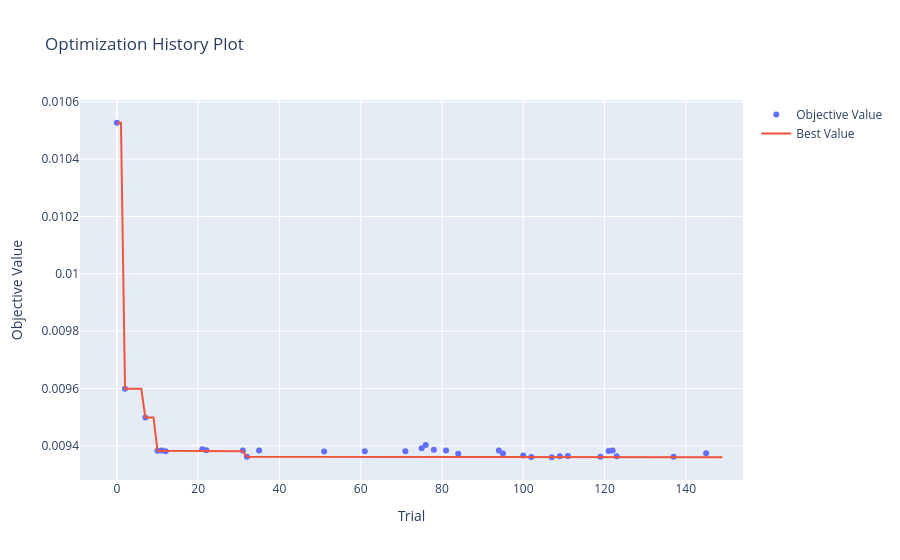
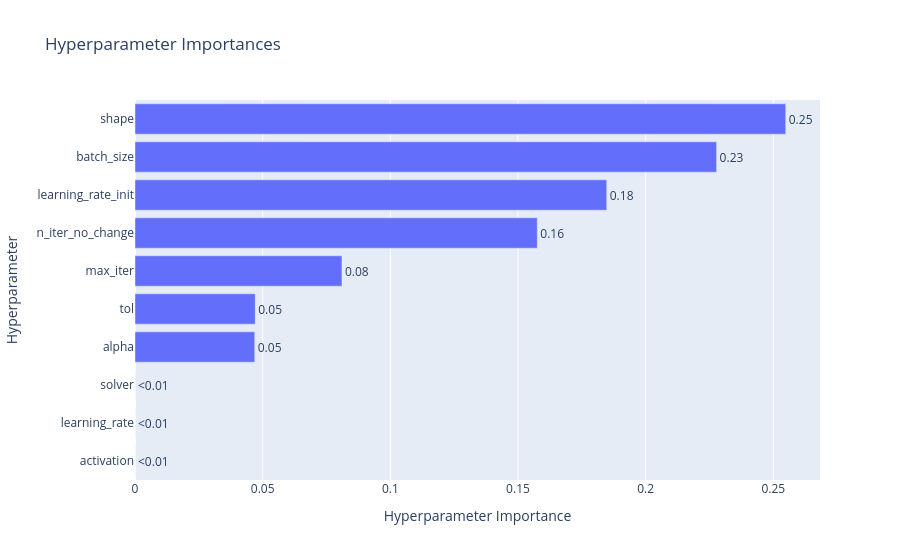
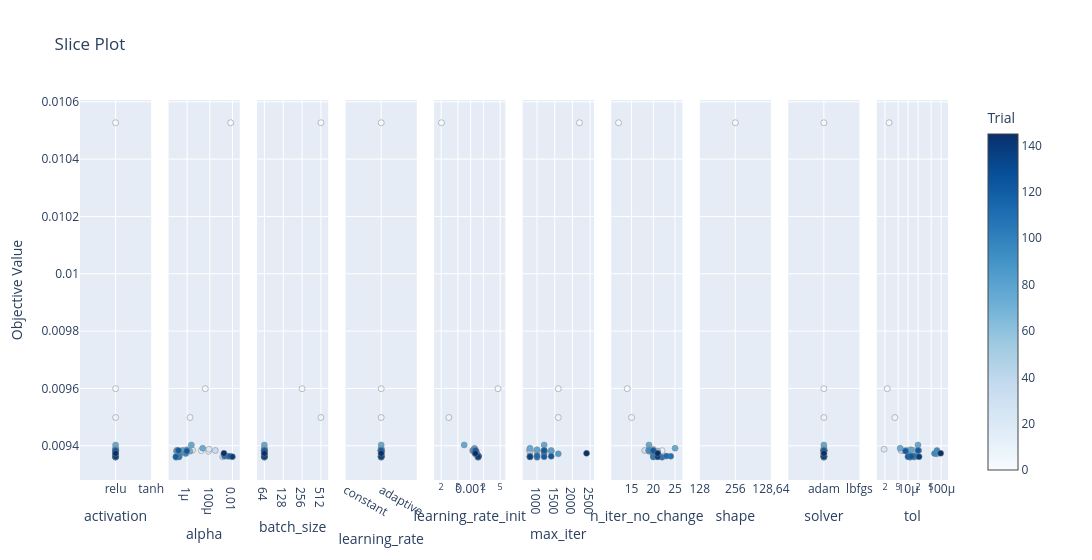
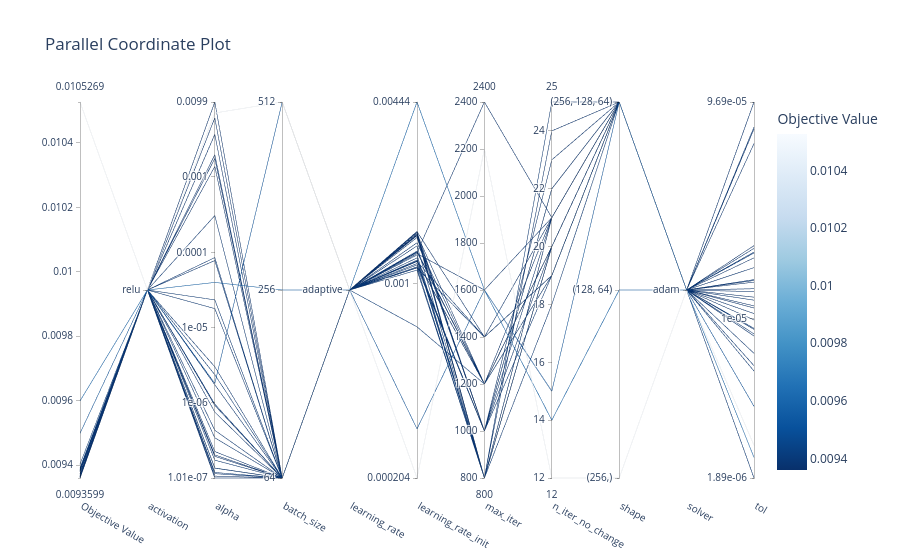

The notebook cell saved with these charts, in order:
### Code cell
study = results[0]["study"]

vis.plot_optimization_history(study).show()
vis.plot_param_importances(study).show()
vis.plot_slice(study).show()
vis.plot_parallel_coordinate(study).show()
vis.plot_contour(study).show()
vis.plot_edf(study).show()

### Figure 1 — Plotly figure (JSON) as saved in the notebook; plotly's stock layout.template omitted (floating-point values rounded to 4 significant figures; data arrays with more than 128 entries replaced by an {"elided": "..."} marker saying what was removed)
{"data": [{"mode": "markers", "name": "Objective Value", "x": [0, 2, 7, 10, 11, 12, 21, 22, 31, 32, 35, 51, 61, 71, 75, 76, 78, 81, 84, 94, 95, 100, 102, 107, 109, 111, 119, 121, 122, 123, 137, 145], "y": [0.01053, 0.009599, 0.009499, 0.009383, 0.009383, 0.009381, 0.009388, 0.009385, 0.009384, 0.009361, 0.009384, 0.00938, 0.00938, 0.009381, 0.009391, 0.009403, 0.009386, 0.009384, 0.009372, 0.009383, 0.009373, 0.009366, 0.009361, 0.00936, 0.009363, 0.009364, 0.009362, 0.009382, 0.009383, 0.009363, 0.009362, 0.009373], "type": "scatter"}, {"mode": "lines", "name": "Best Value", "x": {"elided": "150 int values"}, "y": {"elided": "150 float values"}, "type": "scatter"}, {"marker": {"color": "#cccccc"}, "mode": "markers", "name": "Infeasible Trial", "showlegend": false, "x": [], "y": [], "type": "scatter"}], "layout": {"title": {"text": "Optimization History Plot"}, "xaxis": {"title": {"text": "Trial"}}, "yaxis": {"title": {"text": "Objective Value"}}}}

### Figure 2 — Plotly figure (JSON) as saved in the notebook; plotly's stock layout.template omitted (floating-point values rounded to 4 significant figures)
{"data": [{"cliponaxis": false, "hovertemplate": ["activation (CategoricalDistribution): 0.0<extra></extra>", "learning_rate (CategoricalDistribution): 0.0<extra></extra>", "solver (CategoricalDistribution): 0.0<extra></extra>", "alpha (FloatDistribution): 0.04690166901000345<extra></extra>", "tol (FloatDistribution): 0.047087291069203084<extra></extra>", "max_iter (IntDistribution): 0.08105092975174084<extra></extra>", "n_iter_no_change (IntDistribution): 0.15755727336983677<extra></extra>", "learning_rate_init (FloatDistribution): 0.18474936979756557<extra></extra>", "batch_size (CategoricalDistribution): 0.22778982622639515<extra></extra>", "shape (CategoricalDistribution): 0.2548636407752551<extra></extra>"], "name": "Objective Value", "orientation": "h", "text": ["<0.01", "<0.01", "<0.01", "0.05", "0.05", "0.08", "0.16", "0.18", "0.23", "0.25"], "textposition": "outside", "x": [0.0, 0.0, 0.0, 0.0469, 0.04709, 0.08105, 0.1576, 0.1847, 0.2278, 0.2549], "y": ["activation", "learning_rate", "solver", "alpha", "tol", "max_iter", "n_iter_no_change", "learning_rate_init", "batch_size", "shape"], "type": "bar"}], "layout": {"title": {"text": "Hyperparameter Importances"}, "xaxis": {"title": {"text": "Hyperparameter Importance"}}, "yaxis": {"title": {"text": "Hyperparameter"}}}}

### Figure 3 — Plotly figure (JSON) as saved in the notebook; plotly's stock layout.template omitted (floating-point values rounded to 4 significant figures)
{"data": [{"marker": {"color": [0, 2, 7, 10, 11, 12, 21, 22, 31, 32, 35, 51, 61, 71, 75, 76, 78, 81, 84, 94, 95, 100, 102, 107, 109, 111, 119, 121, 122, 123, 137, 145], "colorbar": {"title": {"text": "Trial"}, "x": 1.0, "xpad": 40}, "colorscale": [[0.0, "rgb(247,251,255)"], [0.125, "rgb(222,235,247)"], [0.25, "rgb(198,219,239)"], [0.375, "rgb(158,202,225)"], [0.5, "rgb(107,174,214)"], [0.625, "rgb(66,146,198)"], [0.75, "rgb(33,113,181)"], [0.875, "rgb(8,81,156)"], [1.0, "rgb(8,48,107)"]], "line": {"color": "Grey", "width": 0.5}, "showscale": true}, "mode": "markers", "name": "Feasible Trial", "showlegend": false, "x": ["relu", "relu", "relu", "relu", "relu", "relu", "relu", "relu", "relu", "relu", "relu", "relu", "relu", "relu", "relu", "relu", "relu", "relu", "relu", "relu", "relu", "relu", "relu", "relu", "relu", "relu", "relu", "relu", "relu", "relu", "relu", "relu"], "y": [0.01053, 0.009599, 0.009499, 0.009383, 0.009383, 0.009381, 0.009388, 0.009385, 0.009384, 0.009361, 0.009384, 0.00938, 0.00938, 0.009381, 0.009391, 0.009403, 0.009386, 0.009384, 0.009372, 0.009383, 0.009373, 0.009366, 0.009361, 0.00936, 0.009363, 0.009364, 0.009362, 0.009382, 0.009383, 0.009363, 0.009362, 0.009373], "type": "scatter", "xaxis": "x", "yaxis": "y"}, {"marker": {"color": [0, 2, 7, 10, 11, 12, 21, 22, 31, 32, 35, 51, 61, 71, 75, 76, 78, 81, 84, 94, 95, 100, 102, 107, 109, 111, 119, 121, 122, 123, 137, 145], "colorbar": {"title": {"text": "Trial"}, "x": 1.0, "xpad": 40}, "colorscale": [[0.0, "rgb(247,251,255)"], [0.125, "rgb(222,235,247)"], [0.25, "rgb(198,219,239)"], [0.375, "rgb(158,202,225)"], [0.5, "rgb(107,174,214)"], [0.625, "rgb(66,146,198)"], [0.75, "rgb(33,113,181)"], [0.875, "rgb(8,81,156)"], [1.0, "rgb(8,48,107)"]], "line": {"color": "Grey", "width": 0.5}, "showscale": false}, "mode": "markers", "name": "Feasible Trial", "showlegend": false, "x": [0.007072, 3.984e-05, 1.815e-06, 3.445e-07, 1.788e-05, 7.776e-05, 8.517e-05, 3.024e-06, 1.195e-07, 0.001381, 0.000307, 1.152e-07, 1.368e-07, 1.743e-06, 2.337e-05, 2.373e-06, 9.631e-07, 4.34e-07, 2.263e-07, 1.363e-07, 7.566e-07, 2.042e-07, 1.955e-07, 1.068e-07, 0.003678, 0.001973, 1.008e-07, 9.272e-07, 1.738e-07, 0.006082, 0.0099, 0.001764], "y": [0.01053, 0.009599, 0.009499, 0.009383, 0.009383, 0.009381, 0.009388, 0.009385, 0.009384, 0.009361, 0.009384, 0.00938, 0.00938, 0.009381, 0.009391, 0.009403, 0.009386, 0.009384, 0.009372, 0.009383, 0.009373, 0.009366, 0.009361, 0.00936, 0.009363, 0.009364, 0.009362, 0.009382, 0.009383, 0.009363, 0.009362, 0.009373], "type": "scatter", "xaxis": "x2", "yaxis": "y2"}, {"marker": {"color": [0, 2, 7, 10, 11, 12, 21, 22, 31, 32, 35, 51, 61, 71, 75, 76, 78, 81, 84, 94, 95, 100, 102, 107, 109, 111, 119, 121, 122, 123, 137, 145], "colorbar": {"title": {"text": "Trial"}, "x": 1.0, "xpad": 40}, "colorscale": [[0.0, "rgb(247,251,255)"], [0.125, "rgb(222,235,247)"], [0.25, "rgb(198,219,239)"], [0.375, "rgb(158,202,225)"], [0.5, "rgb(107,174,214)"], [0.625, "rgb(66,146,198)"], [0.75, "rgb(33,113,181)"], [0.875, "rgb(8,81,156)"], [1.0, "rgb(8,48,107)"]], "line": {"color": "Grey", "width": 0.5}, "showscale": false}, "mode": "markers", "name": "Feasible Trial", "showlegend": false, "x": [512, 256, 512, 64, 64, 64, 64, 64, 64, 64, 64, 64, 64, 64, 64, 64, 64, 64, 64, 64, 64, 64, 64, 64, 64, 64, 64, 64, 64, 64, 64, 64], "y": [0.01053, 0.009599, 0.009499, 0.009383, 0.009383, 0.009381, 0.009388, 0.009385, 0.009384, 0.009361, 0.009384, 0.00938, 0.00938, 0.009381, 0.009391, 0.009403, 0.009386, 0.009384, 0.009372, 0.009383, 0.009373, 0.009366, 0.009361, 0.00936, 0.009363, 0.009364, 0.009362, 0.009382, 0.009383, 0.009363, 0.009362, 0.009373], "type": "scatter", "xaxis": "x3", "yaxis": "y3"}, {"marker": {"color": [0, 2, 7, 10, 11, 12, 21, 22, 31, 32, 35, 51, 61, 71, 75, 76, 78, 81, 84, 94, 95, 100, 102, 107, 109, 111, 119, 121, 122, 123, 137, 145], "colorbar": {"title": {"text": "Trial"}, "x": 1.0, "xpad": 40}, "colorscale": [[0.0, "rgb(247,251,255)"], [0.125, "rgb(222,235,247)"], [0.25, "rgb(198,219,239)"], [0.375, "rgb(158,202,225)"], [0.5, "rgb(107,174,214)"], [0.625, "rgb(66,146,198)"], [0.75, "rgb(33,113,181)"], [0.875, "rgb(8,81,156)"], [1.0, "rgb(8,48,107)"]], "line": {"color": "Grey", "width": 0.5}, "showscale": false}, "mode": "markers", "name": "Feasible Trial", "showlegend": false, "x": ["adaptive", "adaptive", "adaptive", "adaptive", "adaptive", "adaptive", "adaptive", "adaptive", "adaptive", "adaptive", "adaptive", "adaptive", "adaptive", "adaptive", "adaptive", "adaptive", "adaptive", "adaptive", "adaptive", "adaptive", "adaptive", "adaptive", "adaptive", "adaptive", "adaptive", "adaptive", "adaptive", "adaptive", "adaptive", "adaptive", "adaptive", "adaptive"], "y": [0.01053, 0.009599, 0.009499, 0.009383, 0.009383, 0.009381, 0.009388, 0.009385, 0.009384, 0.009361, 0.009384, 0.00938, 0.00938, 0.009381, 0.009391, 0.009403, 0.009386, 0.009384, 0.009372, 0.009383, 0.009373, 0.009366, 0.009361, 0.00936, 0.009363, 0.009364, 0.009362, 0.009382, 0.009383, 0.009363, 0.009362, 0.009373], "type": "scatter", "xaxis": "x4", "yaxis": "y4"}, {"marker": {"color": [0, 2, 7, 10, 11, 12, 21, 22, 31, 32, 35, 51, 61, 71, 75, 76, 78, 81, 84, 94, 95, 100, 102, 107, 109, 111, 119, 121, 122, 123, 137, 145], "colorbar": {"title": {"text": "Trial"}, "x": 1.0, "xpad": 40}, "colorscale": [[0.0, "rgb(247,251,255)"], [0.125, "rgb(222,235,247)"], [0.25, "rgb(198,219,239)"], [0.375, "rgb(158,202,225)"], [0.5, "rgb(107,174,214)"], [0.625, "rgb(66,146,198)"], [0.75, "rgb(33,113,181)"], [0.875, "rgb(8,81,156)"], [1.0, "rgb(8,48,107)"]], "line": {"color": "Grey", "width": 0.5}, "showscale": false}, "mode": "markers", "name": "Feasible Trial", "showlegend": false, "x": [0.0002037, 0.004439, 0.0003047, 0.001167, 0.00112, 0.001149, 0.001268, 0.001215, 0.001298, 0.001484, 0.001142, 0.001364, 0.0012, 0.001204, 0.001237, 0.0007031, 0.001181, 0.00114, 0.001281, 0.001207, 0.0014, 0.001462, 0.001489, 0.001499, 0.001525, 0.001527, 0.0015, 0.001307, 0.001298, 0.001536, 0.001513, 0.001293], "y": [0.01053, 0.009599, 0.009499, 0.009383, 0.009383, 0.009381, 0.009388, 0.009385, 0.009384, 0.009361, 0.009384, 0.00938, 0.00938, 0.009381, 0.009391, 0.009403, 0.009386, 0.009384, 0.009372, 0.009383, 0.009373, 0.009366, 0.009361, 0.00936, 0.009363, 0.009364, 0.009362, 0.009382, 0.009383, 0.009363, 0.009362, 0.009373], "type": "scatter", "xaxis": "x5", "yaxis": "y5"}, {"marker": {"color": [0, 2, 7, 10, 11, 12, 21, 22, 31, 32, 35, 51, 61, 71, 75, 76, 78, 81, 84, 94, 95, 100, 102, 107, 109, 111, 119, 121, 122, 123, 137, 145], "colorbar": {"title": {"text": "Trial"}, "x": 1.0, "xpad": 40}, "colorscale": [[0.0, "rgb(247,251,255)"], [0.125, "rgb(222,235,247)"], [0.25, "rgb(198,219,239)"], [0.375, "rgb(158,202,225)"], [0.5, "rgb(107,174,214)"], [0.625, "rgb(66,146,198)"], [0.75, "rgb(33,113,181)"], [0.875, "rgb(8,81,156)"], [1.0, "rgb(8,48,107)"]], "line": {"color": "Grey", "width": 0.5}, "showscale": false}, "mode": "markers", "name": "Feasible Trial", "showlegend": false, "x": [2200, 1600, 1600, 1000, 800, 1000, 800, 800, 1200, 800, 800, 800, 1400, 1200, 800, 1200, 1000, 1400, 1600, 1200, 1200, 1000, 800, 1000, 800, 1000, 1200, 1200, 1200, 1400, 800, 2400], "y": [0.01053, 0.009599, 0.009499, 0.009383, 0.009383, 0.009381, 0.009388, 0.009385, 0.009384, 0.009361, 0.009384, 0.00938, 0.00938, 0.009381, 0.009391, 0.009403, 0.009386, 0.009384, 0.009372, 0.009383, 0.009373, 0.009366, 0.009361, 0.00936, 0.009363, 0.009364, 0.009362, 0.009382, 0.009383, 0.009363, 0.009362, 0.009373], "type": "scatter", "xaxis": "x6", "yaxis": "y6"}, {"marker": {"color": [0, 2, 7, 10, 11, 12, 21, 22, 31, 32, 35, 51, 61, 71, 75, 76, 78, 81, 84, 94, 95, 100, 102, 107, 109, 111, 119, 121, 122, 123, 137, 145], "colorbar": {"title": {"text": "Trial"}, "x": 1.0, "xpad": 40}, "colorscale": [[0.0, "rgb(247,251,255)"], [0.125, "rgb(222,235,247)"], [0.25, "rgb(198,219,239)"], [0.375, "rgb(158,202,225)"], [0.5, "rgb(107,174,214)"], [0.625, "rgb(66,146,198)"], [0.75, "rgb(33,113,181)"], [0.875, "rgb(8,81,156)"], [1.0, "rgb(8,48,107)"]], "line": {"color": "Grey", "width": 0.5}, "showscale": false}, "mode": "markers", "name": "Feasible Trial", "showlegend": false, "x": [12, 14, 15, 22, 20, 21, 20, 20, 20, 20, 18, 21, 19, 20, 25, 19, 19, 19, 21, 19, 20, 20, 20, 22, 24, 23, 21, 20, 20, 21, 21, 21], "y": [0.01053, 0.009599, 0.009499, 0.009383, 0.009383, 0.009381, 0.009388, 0.009385, 0.009384, 0.009361, 0.009384, 0.00938, 0.00938, 0.009381, 0.009391, 0.009403, 0.009386, 0.009384, 0.009372, 0.009383, 0.009373, 0.009366, 0.009361, 0.00936, 0.009363, 0.009364, 0.009362, 0.009382, 0.009383, 0.009363, 0.009362, 0.009373], "type": "scatter", "xaxis": "x7", "yaxis": "y7"}, {"marker": {"color": [0, 2, 7, 10, 11, 12, 21, 22, 31, 32, 35, 51, 61, 71, 75, 76, 78, 81, 84, 94, 95, 100, 102, 107, 109, 111, 119, 121, 122, 123, 137, 145], "colorbar": {"title": {"text": "Trial"}, "x": 1.0, "xpad": 40}, "colorscale": [[0.0, "rgb(247,251,255)"], [0.125, "rgb(222,235,247)"], [0.25, "rgb(198,219,239)"], [0.375, "rgb(158,202,225)"], [0.5, "rgb(107,174,214)"], [0.625, "rgb(66,146,198)"], [0.75, "rgb(33,113,181)"], [0.875, "rgb(8,81,156)"], [1.0, "rgb(8,48,107)"]], "line": {"color": "Grey", "width": 0.5}, "showscale": false}, "mode": "markers", "name": "Feasible Trial", "showlegend": false, "x": [[256], [128, 64], [256, 128, 64], [256, 128, 64], [256, 128, 64], [256, 128, 64], [256, 128, 64], [256, 128, 64], [256, 128, 64], [256, 128, 64], [256, 128, 64], [256, 128, 64], [256, 128, 64], [256, 128, 64], [256, 128, 64], [256, 128, 64], [256, 128, 64], [256, 128, 64], [256, 128, 64], [256, 128, 64], [256, 128, 64], [256, 128, 64], [256, 128, 64], [256, 128, 64], [256, 128, 64], [256, 128, 64], [256, 128, 64], [256, 128, 64], [256, 128, 64], [256, 128, 64], [256, 128, 64], [256, 128, 64]], "y": [0.01053, 0.009599, 0.009499, 0.009383, 0.009383, 0.009381, 0.009388, 0.009385, 0.009384, 0.009361, 0.009384, 0.00938, 0.00938, 0.009381, 0.009391, 0.009403, 0.009386, 0.009384, 0.009372, 0.009383, 0.009373, 0.009366, 0.009361, 0.00936, 0.009363, 0.009364, 0.009362, 0.009382, 0.009383, 0.009363, 0.009362, 0.009373], "type": "scatter", "xaxis": "x8", "yaxis": "y8"}, {"marker": {"color": [0, 2, 7, 10, 11, 12, 21, 22, 31, 32, 35, 51, 61, 71, 75, 76, 78, 81, 84, 94, 95, 100, 102, 107, 109, 111, 119, 121, 122, 123, 137, 145], "colorbar": {"title": {"text": "Trial"}, "x": 1.0, "xpad": 40}, "colorscale": [[0.0, "rgb(247,251,255)"], [0.125, "rgb(222,235,247)"], [0.25, "rgb(198,219,239)"], [0.375, "rgb(158,202,225)"], [0.5, "rgb(107,174,214)"], [0.625, "rgb(66,146,198)"], [0.75, "rgb(33,113,181)"], [0.875, "rgb(8,81,156)"], [1.0, "rgb(8,48,107)"]], "line": {"color": "Grey", "width": 0.5}, "showscale": false}, "mode": "markers", "name": "Feasible Trial", "showlegend": false, "x": ["adam", "adam", "adam", "adam", "adam", "adam", "adam", "adam", "adam", "adam", "adam", "adam", "adam", "adam", "adam", "adam", "adam", "adam", "adam", "adam", "adam", "adam", "adam", "adam", "adam", "adam", "adam", "adam", "adam", "adam", "adam", "adam"], "y": [0.01053, 0.009599, 0.009499, 0.009383, 0.009383, 0.009381, 0.009388, 0.009385, 0.009384, 0.009361, 0.009384, 0.00938, 0.00938, 0.009381, 0.009391, 0.009403, 0.009386, 0.009384, 0.009372, 0.009383, 0.009373, 0.009366, 0.009361, 0.00936, 0.009363, 0.009364, 0.009362, 0.009382, 0.009383, 0.009363, 0.009362, 0.009373], "type": "scatter", "xaxis": "x9", "yaxis": "y9"}, {"marker": {"color": [0, 2, 7, 10, 11, 12, 21, 22, 31, 32, 35, 51, 61, 71, 75, 76, 78, 81, 84, 94, 95, 100, 102, 107, 109, 111, 119, 121, 122, 123, 137, 145], "colorbar": {"title": {"text": "Trial"}, "x": 1.0, "xpad": 40}, "colorscale": [[0.0, "rgb(247,251,255)"], [0.125, "rgb(222,235,247)"], [0.25, "rgb(198,219,239)"], [0.375, "rgb(158,202,225)"], [0.5, "rgb(107,174,214)"], [0.625, "rgb(66,146,198)"], [0.75, "rgb(33,113,181)"], [0.875, "rgb(8,81,156)"], [1.0, "rgb(8,48,107)"]], "line": {"color": "Grey", "width": 0.5}, "showscale": false}, "mode": "markers", "name": "Feasible Trial", "showlegend": false, "x": [2.659e-06, 2.343e-06, 3.997e-06, 8.532e-06, 6.964e-06, 1.37e-05, 1.887e-06, 9.046e-06, 1.507e-05, 1.12e-05, 6.117e-06, 1.71e-05, 1.329e-05, 8.952e-06, 5.784e-06, 1.992e-05, 1.216e-05, 2.092e-05, 7.307e-05, 7.456e-05, 6.267e-05, 1.056e-05, 1.494e-05, 1.145e-05, 1.894e-05, 1.469e-05, 9.885e-06, 8.349e-06, 2.012e-05, 1.254e-05, 2.151e-05, 9.687e-05], "y": [0.01053, 0.009599, 0.009499, 0.009383, 0.009383, 0.009381, 0.009388, 0.009385, 0.009384, 0.009361, 0.009384, 0.00938, 0.00938, 0.009381, 0.009391, 0.009403, 0.009386, 0.009384, 0.009372, 0.009383, 0.009373, 0.009366, 0.009361, 0.00936, 0.009363, 0.009364, 0.009362, 0.009382, 0.009383, 0.009363, 0.009362, 0.009373], "type": "scatter", "xaxis": "x10", "yaxis": "y10"}], "layout": {"xaxis": {"anchor": "y", "domain": [0.0, 0.082], "title": {"text": "activation"}, "type": "category", "categoryorder": "array", "categoryarray": ["relu", "tanh"]}, "yaxis": {"anchor": "x", "domain": [0.0, 1.0], "title": {"text": "Objective Value"}}, "xaxis2": {"anchor": "y2", "domain": [0.102, 0.184], "title": {"text": "alpha"}, "type": "log"}, "yaxis2": {"anchor": "x2", "domain": [0.0, 1.0], "matches": "y", "showticklabels": false}, "xaxis3": {"anchor": "y3", "domain": [0.204, 0.286], "title": {"text": "batch_size"}, "type": "category", "categoryorder": "array", "categoryarray": [64, 128, 256, 512]}, "yaxis3": {"anchor": "x3", "domain": [0.0, 1.0], "matches": "y", "showticklabels": false}, "xaxis4": {"anchor": "y4", "domain": [0.306, 0.388], "title": {"text": "learning_rate"}, "type": "category", "categoryorder": "array", "categoryarray": ["constant", "adaptive"]}, "yaxis4": {"anchor": "x4", "domain": [0.0, 1.0], "matches": "y", "showticklabels": false}, "xaxis5": {"anchor": "y5", "domain": [0.408, 0.49], "title": {"text": "learning_rate_init"}, "type": "log"}, "yaxis5": {"anchor": "x5", "domain": [0.0, 1.0], "matches": "y", "showticklabels": false}, "xaxis6": {"anchor": "y6", "domain": [0.51, 0.592], "title": {"text": "max_iter"}}, "yaxis6": {"anchor": "x6", "domain": [0.0, 1.0], "matches": "y", "showticklabels": false}, "xaxis7": {"anchor": "y7", "domain": [0.612, 0.694], "title": {"text": "n_iter_no_change"}}, "yaxis7": {"anchor": "x7", "domain": [0.0, 1.0], "matches": "y", "showticklabels": false}, "xaxis8": {"anchor": "y8", "domain": [0.714, 0.796], "title": {"text": "shape"}, "type": "category", "categoryorder": "array", "categoryarray": [[128], [256], [128, 64], [256, 128], [256, 128, 64], [128, 64, 32], [512, 256]]}, "yaxis8": {"anchor": "x8", "domain": [0.0, 1.0], "matches": "y", "showticklabels": false}, "xaxis9": {"anchor": "y9", "domain": [0.816, 0.898], "title": {"text": "solver"}, "type": "category", "categoryorder": "array", "categoryarray": ["adam", "lbfgs"]}, "yaxis9": {"anchor": "x9", "domain": [0.0, 1.0], "matches": "y", "showticklabels": false}, "xaxis10": {"anchor": "y10", "domain": [0.918, 1.0], "title": {"text": "tol"}, "type": "log"}, "yaxis10": {"anchor": "x10", "domain": [0.0, 1.0], "matches": "y", "showticklabels": false}, "title": {"text": "Slice Plot"}, "width": 3000}}

### Figure 4 — Plotly figure (JSON) as saved in the notebook; plotly's stock layout.template omitted (floating-point values rounded to 4 significant figures)
{"data": [{"dimensions": [{"label": "Objective Value", "range": [0.00936, 0.01053], "values": [0.009383, 0.009383, 0.009381, 0.009388, 0.009385, 0.009384, 0.009361, 0.009384, 0.00938, 0.00938, 0.009381, 0.009391, 0.009403, 0.009386, 0.009384, 0.009372, 0.009383, 0.009373, 0.009366, 0.009361, 0.00936, 0.009363, 0.009364, 0.009362, 0.009382, 0.009383, 0.009363, 0.009362, 0.009373, 0.009599, 0.01053, 0.009499]}, {"label": "activation", "range": [0, 0], "ticktext": ["relu"], "tickvals": [0], "values": [0, 0, 0, 0, 0, 0, 0, 0, 0, 0, 0, 0, 0, 0, 0, 0, 0, 0, 0, 0, 0, 0, 0, 0, 0, 0, 0, 0, 0, 0, 0, 0]}, {"label": "alpha", "range": [-6.996, -2.004], "ticktext": ["1.01e-07", "1e-06", "1e-05", "0.0001", "0.001", "0.0099"], "tickvals": [-6.996, -6, -5, -4, -3, -2.004], "values": [-6.463, -4.748, -4.109, -4.07, -5.519, -6.923, -2.86, -3.513, -6.939, -6.864, -5.759, -4.631, -5.625, -6.016, -6.362, -6.645, -6.866, -6.121, -6.69, -6.709, -6.971, -2.434, -2.705, -6.996, -6.033, -6.76, -2.216, -2.004, -2.754, -4.4, -2.15, -5.741]}, {"label": "batch_size", "range": [0, 2], "ticktext": ["64", "256", "512"], "tickvals": [0, 1, 2], "values": [0, 0, 0, 0, 0, 0, 0, 0, 0, 0, 0, 0, 0, 0, 0, 0, 0, 0, 0, 0, 0, 0, 0, 0, 0, 0, 0, 0, 0, 1, 2, 2]}, {"label": "learning_rate", "range": [0, 0], "ticktext": ["adaptive"], "tickvals": [0], "values": [0, 0, 0, 0, 0, 0, 0, 0, 0, 0, 0, 0, 0, 0, 0, 0, 0, 0, 0, 0, 0, 0, 0, 0, 0, 0, 0, 0, 0, 0, 0, 0]}, {"label": "learning_rate_init", "range": [-3.691, -2.353], "ticktext": ["0.000204", "0.001", "0.00444"], "tickvals": [-3.691, -3, -2.353], "values": [-2.933, -2.951, -2.94, -2.897, -2.916, -2.887, -2.829, -2.942, -2.865, -2.921, -2.919, -2.908, -3.153, -2.928, -2.943, -2.892, -2.918, -2.854, -2.835, -2.827, -2.824, -2.817, -2.816, -2.824, -2.884, -2.887, -2.814, -2.82, -2.888, -2.353, -3.691, -3.516]}, {"label": "max_iter", "range": [800, 2400], "values": [1000, 800, 1000, 800, 800, 1200, 800, 800, 800, 1400, 1200, 800, 1200, 1000, 1400, 1600, 1200, 1200, 1000, 800, 1000, 800, 1000, 1200, 1200, 1200, 1400, 800, 2400, 1600, 2200, 1600]}, {"label": "n_iter_no_change", "range": [12, 25], "values": [22, 20, 21, 20, 20, 20, 20, 18, 21, 19, 20, 25, 19, 19, 19, 21, 19, 20, 20, 20, 22, 24, 23, 21, 20, 20, 21, 21, 21, 14, 12, 15]}, {"label": "shape", "range": [0, 2], "ticktext": ["(256,)", "(128, 64)", "(256, 128, 64)"], "tickvals": [0, 1, 2], "values": [2, 2, 2, 2, 2, 2, 2, 2, 2, 2, 2, 2, 2, 2, 2, 2, 2, 2, 2, 2, 2, 2, 2, 2, 2, 2, 2, 2, 2, 1, 0, 2]}, {"label": "solver", "range": [0, 0], "ticktext": ["adam"], "tickvals": [0], "values": [0, 0, 0, 0, 0, 0, 0, 0, 0, 0, 0, 0, 0, 0, 0, 0, 0, 0, 0, 0, 0, 0, 0, 0, 0, 0, 0, 0, 0, 0, 0, 0]}, {"label": "tol", "range": [-5.724, -4.014], "ticktext": ["1.89e-06", "1e-05", "9.69e-05"], "tickvals": [-5.724, -5, -4.014], "values": [-5.069, -5.157, -4.863, -5.724, -5.044, -4.822, -4.951, -5.213, -4.767, -4.876, -5.048, -5.238, -4.701, -4.915, -4.679, -4.136, -4.127, -4.203, -4.976, -4.826, -4.941, -4.723, -4.833, -5.005, -5.078, -4.696, -4.902, -4.667, -4.014, -5.63, -5.575, -5.398]}], "labelangle": 30, "labelside": "bottom", "line": {"color": [0.009383, 0.009383, 0.009381, 0.009388, 0.009385, 0.009384, 0.009361, 0.009384, 0.00938, 0.00938, 0.009381, 0.009391, 0.009403, 0.009386, 0.009384, 0.009372, 0.009383, 0.009373, 0.009366, 0.009361, 0.00936, 0.009363, 0.009364, 0.009362, 0.009382, 0.009383, 0.009363, 0.009362, 0.009373, 0.009599, 0.01053, 0.009499], "colorbar": {"title": {"text": "Objective Value"}}, "colorscale": [[0.0, "rgb(247,251,255)"], [0.125, "rgb(222,235,247)"], [0.25, "rgb(198,219,239)"], [0.375, "rgb(158,202,225)"], [0.5, "rgb(107,174,214)"], [0.625, "rgb(66,146,198)"], [0.75, "rgb(33,113,181)"], [0.875, "rgb(8,81,156)"], [1.0, "rgb(8,48,107)"]], "reversescale": true, "showscale": true}, "type": "parcoords"}], "layout": {"title": {"text": "Parallel Coordinate Plot"}}}
